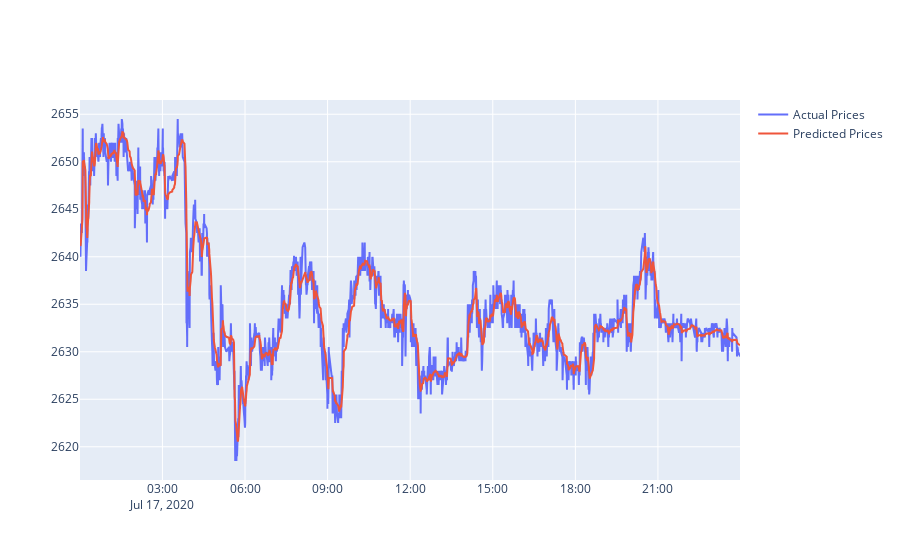

Here is the notebook cell this chart was saved with:
### Markdown cell above
### Kalman Filter Fair Price Prediction

### Code cell
# Load and preprocess the data
data = df_orders[['lastUpdated','mid_price']]
prices = data['mid_price'].values.reshape(-1, 1)

# Initialize the Kalman filter
kf = KalmanFilter(transition_matrices=[1],
                  observation_matrices=[1],
                  initial_state_mean=prices[0, 0],
                  initial_state_covariance=1,
                  observation_covariance=1,
                  transition_covariance=0.01)

# Run the Kalman filter to obtain filtered estimates
filtered_state_means, filtered_state_covariances = kf.filter(prices)

# Extract the predicted prices from the filtered estimates
predicted_prices = filtered_state_means.flatten()

# Assess the performance of the predictions
mse = np.mean((prices.flatten() - predicted_prices) ** 2)
print("Mean Squared Error (MSE):", mse)

# Plot the actual prices and predicted prices
# plt.figure(figsize=(12, 6))
# plt.plot(data['lastUpdated'], prices.flatten(), label='Actual Prices')
# plt.plot(data['lastUpdated'], predicted_prices, label='Predicted Prices')
# plt.xlabel('Date')
# plt.ylabel('Price')
# plt.title('IOTA/BTC Price Prediction using Kalman Filter')
# plt.legend()
# plt.show()
fig = make_subplots(rows=1, cols=1)
fig.add_trace(go.Scatter(x=data['lastUpdated'], y=prices.flatten(),mode="lines",name='Actual Prices'),row=1, col=1)
fig.add_trace(go.Scatter(x=data['lastUpdated'], y=predicted_prices,mode="lines",name='Predicted Prices'),row=1, col=1)

### Figure 1 — Plotly figure (JSON) as saved in the notebook; plotly's stock layout.template omitted (floating-point values rounded to 4 significant figures; data arrays with more than 128 entries replaced by an {"elided": "..."} marker saying what was removed)
{"data": [{"mode": "lines", "name": "Actual Prices", "type": "scatter", "x": {"elided": "4766 str values"}, "xaxis": "x", "y": {"elided": "4766 float values"}, "yaxis": "y"}, {"mode": "lines", "name": "Predicted Prices", "type": "scatter", "x": {"elided": "4766 str values"}, "xaxis": "x", "y": {"elided": "4766 float values"}, "yaxis": "y"}], "layout": {"xaxis": {"anchor": "y", "domain": [0, 1]}, "yaxis": {"anchor": "x", "domain": [0, 1]}}}
